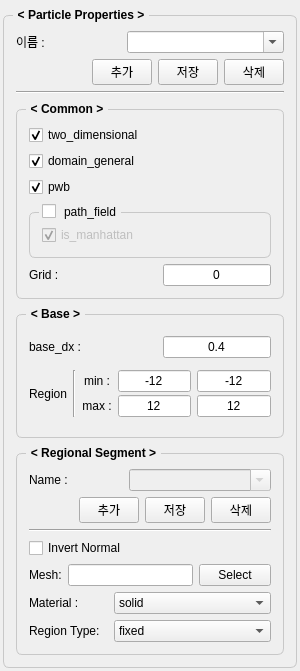
<?xml version="1.0" encoding="UTF-8"?>
<ui version="4.0">
 <class>ParticleForm</class>
 <widget class="QWidget" name="ParticleForm">
  <property name="geometry">
   <rect>
    <x>0</x>
    <y>0</y>
    <width>300</width>
    <height>671</height>
   </rect>
  </property>
  <property name="sizePolicy">
   <sizepolicy hsizetype="Preferred" vsizetype="Preferred">
    <horstretch>0</horstretch>
    <verstretch>0</verstretch>
   </sizepolicy>
  </property>
  <property name="font">
   <font>
    <pointsize>9</pointsize>
   </font>
  </property>
  <property name="windowTitle">
   <string>Form</string>
  </property>
  <layout class="QVBoxLayout" name="verticalLayout">
   <property name="leftMargin">
    <number>3</number>
   </property>
   <property name="topMargin">
    <number>6</number>
   </property>
   <property name="rightMargin">
    <number>3</number>
   </property>
   <property name="bottomMargin">
    <number>3</number>
   </property>
   <item>
    <widget class="QGroupBox" name="groupBox">
     <property name="maximumSize">
      <size>
       <width>16777215</width>
       <height>16777215</height>
      </size>
     </property>
     <property name="font">
      <font>
       <pointsize>9</pointsize>
       <bold>true</bold>
      </font>
     </property>
     <property name="styleSheet">
      <string notr="true">QGroupBox {
    border: 1px solid;
    border-radius: 6;
    margin-top: 9;
    border-color : #c8c8c8;
	padding: 3;   
}
QGroupBox::title {
    subcontrol-origin: margin;
    subcontrol-position: top left;
    left: 10;
    padding: 2 3;
}</string>
     </property>
     <property name="title">
      <string>&lt; Particle Properties &gt;</string>
     </property>
     <layout class="QVBoxLayout" name="verticalLayout_2">
      <property name="spacing">
       <number>6</number>
      </property>
      <property name="leftMargin">
       <number>9</number>
      </property>
      <property name="topMargin">
       <number>12</number>
      </property>
      <property name="rightMargin">
       <number>9</number>
      </property>
      <item>
       <layout class="QHBoxLayout" name="horizontalLayout_11" stretch="2,3">
        <item>
         <widget class="QLabel" name="label_16">
          <property name="font">
           <font>
            <pointsize>9</pointsize>
           </font>
          </property>
          <property name="text">
           <string>이름 :</string>
          </property>
         </widget>
        </item>
        <item>
         <widget class="QComboBox" name="comboBox_name">
          <property name="font">
           <font>
            <pointsize>9</pointsize>
           </font>
          </property>
          <property name="editable">
           <bool>true</bool>
          </property>
          <property name="maxVisibleItems">
           <number>10</number>
          </property>
         </widget>
        </item>
       </layout>
      </item>
      <item>
       <layout class="QHBoxLayout" name="horizontalLayout_12" stretch="1,0,0,0">
        <property name="leftMargin">
         <number>0</number>
        </property>
        <property name="topMargin">
         <number>0</number>
        </property>
        <item>
         <spacer name="horizontalSpacer_3">
          <property name="font">
           <font>
            <pointsize>9</pointsize>
           </font>
          </property>
          <property name="orientation">
           <enum>Qt::Orientation::Horizontal</enum>
          </property>
          <property name="sizeHint" stdset="0">
           <size>
            <width>40</width>
            <height>0</height>
           </size>
          </property>
         </spacer>
        </item>
        <item>
         <widget class="QPushButton" name="pushButton_add">
          <property name="sizePolicy">
           <sizepolicy hsizetype="Minimum" vsizetype="Fixed">
            <horstretch>0</horstretch>
            <verstretch>0</verstretch>
           </sizepolicy>
          </property>
          <property name="maximumSize">
           <size>
            <width>60</width>
            <height>16777215</height>
           </size>
          </property>
          <property name="font">
           <font>
            <pointsize>9</pointsize>
           </font>
          </property>
          <property name="text">
           <string>추가</string>
          </property>
         </widget>
        </item>
        <item>
         <widget class="QPushButton" name="pushButton_save">
          <property name="maximumSize">
           <size>
            <width>60</width>
            <height>16777215</height>
           </size>
          </property>
          <property name="font">
           <font>
            <pointsize>9</pointsize>
           </font>
          </property>
          <property name="text">
           <string>저장</string>
          </property>
         </widget>
        </item>
        <item>
         <widget class="QPushButton" name="pushButton_remove">
          <property name="maximumSize">
           <size>
            <width>60</width>
            <height>16777215</height>
           </size>
          </property>
          <property name="font">
           <font>
            <pointsize>9</pointsize>
           </font>
          </property>
          <property name="text">
           <string>삭제</string>
          </property>
         </widget>
        </item>
       </layout>
      </item>
      <item>
       <widget class="Line" name="line">
        <property name="font">
         <font>
          <pointsize>9</pointsize>
         </font>
        </property>
        <property name="orientation">
         <enum>Qt::Orientation::Horizontal</enum>
        </property>
       </widget>
      </item>
      <item>
       <widget class="QGroupBox" name="groupBox_4">
        <property name="maximumSize">
         <size>
          <width>16777215</width>
          <height>16777215</height>
         </size>
        </property>
        <property name="font">
         <font>
          <pointsize>9</pointsize>
          <bold>true</bold>
         </font>
        </property>
        <property name="styleSheet">
         <string notr="true">QGroupBox {
    border: 1px solid;
    border-radius: 6;
    margin-top: 9;
    border-color : #c8c8c8;
	padding: 3;   
}
QGroupBox::title {
    subcontrol-origin: margin;
    subcontrol-position: top left;
    left: 10;
    padding: 2 3;
}</string>
        </property>
        <property name="title">
         <string>&lt; Common &gt;</string>
        </property>
        <layout class="QVBoxLayout" name="verticalLayout_5">
         <property name="spacing">
          <number>6</number>
         </property>
         <property name="leftMargin">
          <number>9</number>
         </property>
         <property name="topMargin">
          <number>12</number>
         </property>
         <property name="rightMargin">
          <number>9</number>
         </property>
         <item>
          <widget class="QCheckBox" name="checkBox_two_dimensional">
           <property name="font">
            <font>
             <pointsize>9</pointsize>
            </font>
           </property>
           <property name="text">
            <string>two_dimensional</string>
           </property>
           <property name="checked">
            <bool>true</bool>
           </property>
          </widget>
         </item>
         <item>
          <widget class="QCheckBox" name="checkBox_domain_general">
           <property name="font">
            <font>
             <pointsize>9</pointsize>
            </font>
           </property>
           <property name="text">
            <string>domain_general</string>
           </property>
           <property name="checked">
            <bool>true</bool>
           </property>
          </widget>
         </item>
         <item>
          <widget class="QCheckBox" name="checkBox_pwb">
           <property name="font">
            <font>
             <pointsize>9</pointsize>
            </font>
           </property>
           <property name="text">
            <string>pwb</string>
           </property>
           <property name="checked">
            <bool>true</bool>
           </property>
          </widget>
         </item>
         <item>
          <widget class="QGroupBox" name="groupBox_path_field">
           <property name="title">
            <string>path_field</string>
           </property>
           <property name="checkable">
            <bool>true</bool>
           </property>
           <property name="checked">
            <bool>false</bool>
           </property>
           <layout class="QGridLayout" name="gridLayout_2">
            <item row="0" column="0">
             <widget class="QCheckBox" name="checkBox_is_manhattan">
              <property name="font">
               <font>
                <pointsize>9</pointsize>
               </font>
              </property>
              <property name="text">
               <string>is_manhattan</string>
              </property>
              <property name="checked">
               <bool>true</bool>
              </property>
             </widget>
            </item>
           </layout>
          </widget>
         </item>
         <item>
          <layout class="QHBoxLayout" name="horizontalLayout_10" stretch="1,0">
           <item>
            <widget class="QLabel" name="label_15">
             <property name="font">
              <font>
               <pointsize>9</pointsize>
              </font>
             </property>
             <property name="text">
              <string>Grid :</string>
             </property>
            </widget>
           </item>
           <item>
            <widget class="QLineEdit" name="lineEdit_grid">
             <property name="maximumSize">
              <size>
               <width>16777215</width>
               <height>16777215</height>
              </size>
             </property>
             <property name="font">
              <font>
               <pointsize>9</pointsize>
              </font>
             </property>
             <property name="text">
              <string>0</string>
             </property>
             <property name="alignment">
              <set>Qt::AlignmentFlag::AlignCenter</set>
             </property>
            </widget>
           </item>
          </layout>
         </item>
        </layout>
       </widget>
      </item>
      <item>
       <widget class="QGroupBox" name="groupBox_3">
        <property name="maximumSize">
         <size>
          <width>16777215</width>
          <height>16777215</height>
         </size>
        </property>
        <property name="font">
         <font>
          <pointsize>9</pointsize>
          <bold>true</bold>
         </font>
        </property>
        <property name="styleSheet">
         <string notr="true">QGroupBox {
    border: 1px solid;
    border-radius: 6;
    margin-top: 9;
    border-color : #c8c8c8;
	padding: 3;   
}
QGroupBox::title {
    subcontrol-origin: margin;
    subcontrol-position: top left;
    left: 10;
    padding: 2 3;
}</string>
        </property>
        <property name="title">
         <string>&lt; Base &gt;</string>
        </property>
        <layout class="QVBoxLayout" name="verticalLayout_4">
         <property name="spacing">
          <number>6</number>
         </property>
         <property name="leftMargin">
          <number>9</number>
         </property>
         <property name="topMargin">
          <number>12</number>
         </property>
         <property name="rightMargin">
          <number>9</number>
         </property>
         <item>
          <layout class="QHBoxLayout" name="horizontalLayout_8" stretch="1,0">
           <item>
            <widget class="QLabel" name="label_14">
             <property name="font">
              <font>
               <pointsize>9</pointsize>
              </font>
             </property>
             <property name="text">
              <string>base_dx :</string>
             </property>
            </widget>
           </item>
           <item>
            <widget class="QLineEdit" name="lineEdit_base_dx">
             <property name="maximumSize">
              <size>
               <width>16777215</width>
               <height>16777215</height>
              </size>
             </property>
             <property name="font">
              <font>
               <pointsize>9</pointsize>
              </font>
             </property>
             <property name="text">
              <string>0.4</string>
             </property>
             <property name="alignment">
              <set>Qt::AlignmentFlag::AlignCenter</set>
             </property>
            </widget>
           </item>
          </layout>
         </item>
         <item>
          <layout class="QHBoxLayout" name="horizontalLayout_6" stretch="1,0,0">
           <item>
            <widget class="QLabel" name="label_25">
             <property name="font">
              <font>
               <pointsize>9</pointsize>
              </font>
             </property>
             <property name="text">
              <string>Region</string>
             </property>
             <property name="alignment">
              <set>Qt::AlignmentFlag::AlignLeading|Qt::AlignmentFlag::AlignLeft|Qt::AlignmentFlag::AlignVCenter</set>
             </property>
            </widget>
           </item>
           <item>
            <widget class="Line" name="line_2">
             <property name="font">
              <font>
               <pointsize>9</pointsize>
              </font>
             </property>
             <property name="orientation">
              <enum>Qt::Orientation::Vertical</enum>
             </property>
            </widget>
           </item>
           <item>
            <layout class="QGridLayout" name="gridLayout_3">
             <property name="verticalSpacing">
              <number>3</number>
             </property>
             <item row="0" column="0">
              <widget class="QLabel" name="label_26">
               <property name="font">
                <font>
                 <pointsize>9</pointsize>
                </font>
               </property>
               <property name="text">
                <string>min :</string>
               </property>
               <property name="alignment">
                <set>Qt::AlignmentFlag::AlignCenter</set>
               </property>
              </widget>
             </item>
             <item row="0" column="2">
              <widget class="QLineEdit" name="lineEdit_region_min_y">
               <property name="maximumSize">
                <size>
                 <width>100</width>
                 <height>16777215</height>
                </size>
               </property>
               <property name="font">
                <font>
                 <pointsize>9</pointsize>
                </font>
               </property>
               <property name="text">
                <string>-12</string>
               </property>
               <property name="alignment">
                <set>Qt::AlignmentFlag::AlignCenter</set>
               </property>
              </widget>
             </item>
             <item row="1" column="0">
              <widget class="QLabel" name="label_27">
               <property name="font">
                <font>
                 <pointsize>9</pointsize>
                </font>
               </property>
               <property name="text">
                <string>max :</string>
               </property>
               <property name="alignment">
                <set>Qt::AlignmentFlag::AlignCenter</set>
               </property>
              </widget>
             </item>
             <item row="1" column="2">
              <widget class="QLineEdit" name="lineEdit_region_max_y">
               <property name="maximumSize">
                <size>
                 <width>100</width>
                 <height>16777215</height>
                </size>
               </property>
               <property name="font">
                <font>
                 <pointsize>9</pointsize>
                </font>
               </property>
               <property name="text">
                <string>12</string>
               </property>
               <property name="alignment">
                <set>Qt::AlignmentFlag::AlignCenter</set>
               </property>
              </widget>
             </item>
             <item row="1" column="1">
              <widget class="QLineEdit" name="lineEdit_region_max_x">
               <property name="maximumSize">
                <size>
                 <width>100</width>
                 <height>16777215</height>
                </size>
               </property>
               <property name="font">
                <font>
                 <pointsize>9</pointsize>
                </font>
               </property>
               <property name="text">
                <string>12</string>
               </property>
               <property name="alignment">
                <set>Qt::AlignmentFlag::AlignCenter</set>
               </property>
              </widget>
             </item>
             <item row="0" column="1">
              <widget class="QLineEdit" name="lineEdit_region_min_x">
               <property name="maximumSize">
                <size>
                 <width>100</width>
                 <height>16777215</height>
                </size>
               </property>
               <property name="font">
                <font>
                 <pointsize>9</pointsize>
                </font>
               </property>
               <property name="text">
                <string>-12</string>
               </property>
               <property name="alignment">
                <set>Qt::AlignmentFlag::AlignCenter</set>
               </property>
              </widget>
             </item>
            </layout>
           </item>
          </layout>
         </item>
        </layout>
       </widget>
      </item>
      <item>
       <widget class="QGroupBox" name="groupBox_2">
        <property name="maximumSize">
         <size>
          <width>16777215</width>
          <height>16777215</height>
         </size>
        </property>
        <property name="font">
         <font>
          <pointsize>9</pointsize>
          <bold>true</bold>
         </font>
        </property>
        <property name="styleSheet">
         <string notr="true">QGroupBox {
    border: 1px solid;
    border-radius: 6;
    margin-top: 9;
    border-color : #c8c8c8;
	padding: 3;   
}
QGroupBox::title {
    subcontrol-origin: margin;
    subcontrol-position: top left;
    left: 10;
    padding: 2 3;
}</string>
        </property>
        <property name="title">
         <string>&lt; Regional Segment &gt;</string>
        </property>
        <layout class="QVBoxLayout" name="verticalLayout_3">
         <property name="spacing">
          <number>6</number>
         </property>
         <property name="topMargin">
          <number>12</number>
         </property>
         <item>
          <layout class="QHBoxLayout" name="horizontalLayout_13" stretch="2,3">
           <item>
            <widget class="QLabel" name="label_17">
             <property name="font">
              <font>
               <pointsize>9</pointsize>
              </font>
             </property>
             <property name="text">
              <string>Name :</string>
             </property>
            </widget>
           </item>
           <item>
            <widget class="QComboBox" name="comboBox_segment_name">
             <property name="enabled">
              <bool>false</bool>
             </property>
             <property name="font">
              <font>
               <pointsize>9</pointsize>
              </font>
             </property>
             <property name="editable">
              <bool>true</bool>
             </property>
             <property name="maxVisibleItems">
              <number>10</number>
             </property>
            </widget>
           </item>
          </layout>
         </item>
         <item>
          <layout class="QHBoxLayout" name="horizontalLayout_14" stretch="1,0,0,0">
           <property name="leftMargin">
            <number>0</number>
           </property>
           <property name="topMargin">
            <number>0</number>
           </property>
           <item>
            <spacer name="horizontalSpacer_4">
             <property name="font">
              <font>
               <pointsize>9</pointsize>
              </font>
             </property>
             <property name="orientation">
              <enum>Qt::Orientation::Horizontal</enum>
             </property>
             <property name="sizeHint" stdset="0">
              <size>
               <width>40</width>
               <height>0</height>
              </size>
             </property>
            </spacer>
           </item>
           <item>
            <widget class="QPushButton" name="pushButton_segment_add">
             <property name="sizePolicy">
              <sizepolicy hsizetype="Minimum" vsizetype="Fixed">
               <horstretch>0</horstretch>
               <verstretch>0</verstretch>
              </sizepolicy>
             </property>
             <property name="maximumSize">
              <size>
               <width>60</width>
               <height>16777215</height>
              </size>
             </property>
             <property name="font">
              <font>
               <pointsize>9</pointsize>
              </font>
             </property>
             <property name="text">
              <string>추가</string>
             </property>
            </widget>
           </item>
           <item>
            <widget class="QPushButton" name="pushButton_segment_save">
             <property name="maximumSize">
              <size>
               <width>60</width>
               <height>16777215</height>
              </size>
             </property>
             <property name="font">
              <font>
               <pointsize>9</pointsize>
              </font>
             </property>
             <property name="text">
              <string>저장</string>
             </property>
            </widget>
           </item>
           <item>
            <widget class="QPushButton" name="pushButton_segment_remove">
             <property name="maximumSize">
              <size>
               <width>60</width>
               <height>16777215</height>
              </size>
             </property>
             <property name="font">
              <font>
               <pointsize>9</pointsize>
              </font>
             </property>
             <property name="text">
              <string>삭제</string>
             </property>
            </widget>
           </item>
          </layout>
         </item>
         <item>
          <widget class="Line" name="line_3">
           <property name="font">
            <font>
             <pointsize>9</pointsize>
            </font>
           </property>
           <property name="orientation">
            <enum>Qt::Orientation::Horizontal</enum>
           </property>
          </widget>
         </item>
         <item>
          <widget class="QCheckBox" name="checkBox_interval_normal">
           <property name="font">
            <font>
             <pointsize>9</pointsize>
            </font>
           </property>
           <property name="text">
            <string>Invert Normal</string>
           </property>
          </widget>
         </item>
         <item>
          <layout class="QHBoxLayout" name="horizontalLayout_5" stretch="0,1,0">
           <item>
            <widget class="QLabel" name="label_5">
             <property name="font">
              <font>
               <pointsize>9</pointsize>
              </font>
             </property>
             <property name="text">
              <string>Mesh:</string>
             </property>
            </widget>
           </item>
           <item>
            <widget class="QLineEdit" name="lineEdit_segment_mesh_path">
             <property name="maximumSize">
              <size>
               <width>16777215</width>
               <height>16777215</height>
              </size>
             </property>
             <property name="font">
              <font>
               <pointsize>9</pointsize>
              </font>
             </property>
             <property name="text">
              <string/>
             </property>
             <property name="alignment">
              <set>Qt::AlignmentFlag::AlignLeading|Qt::AlignmentFlag::AlignLeft|Qt::AlignmentFlag::AlignVCenter</set>
             </property>
            </widget>
           </item>
           <item>
            <widget class="QPushButton" name="pushButton_mesh_select">
             <property name="maximumSize">
              <size>
               <width>72</width>
               <height>16777215</height>
              </size>
             </property>
             <property name="font">
              <font>
               <pointsize>9</pointsize>
              </font>
             </property>
             <property name="text">
              <string>Select</string>
             </property>
            </widget>
           </item>
          </layout>
         </item>
         <item>
          <layout class="QHBoxLayout" name="horizontalLayout_7" stretch="1,2">
           <item>
            <widget class="QLabel" name="label_6">
             <property name="font">
              <font>
               <pointsize>9</pointsize>
              </font>
             </property>
             <property name="text">
              <string>Material :</string>
             </property>
            </widget>
           </item>
           <item>
            <widget class="QComboBox" name="comboBox_segment_material">
             <item>
              <property name="text">
               <string>solid</string>
              </property>
             </item>
             <item>
              <property name="text">
               <string>fluid</string>
              </property>
             </item>
            </widget>
           </item>
          </layout>
         </item>
         <item>
          <layout class="QHBoxLayout" name="horizontalLayout_9" stretch="1,2">
           <item>
            <widget class="QLabel" name="label_7">
             <property name="font">
              <font>
               <pointsize>9</pointsize>
              </font>
             </property>
             <property name="text">
              <string>Region Type:</string>
             </property>
            </widget>
           </item>
           <item>
            <widget class="QComboBox" name="comboBox_segment_region_type">
             <item>
              <property name="text">
               <string>fixed</string>
              </property>
             </item>
             <item>
              <property name="text">
               <string>path_field</string>
              </property>
             </item>
            </widget>
           </item>
          </layout>
         </item>
        </layout>
       </widget>
      </item>
     </layout>
    </widget>
   </item>
  </layout>
 </widget>
 <tabstops>
  <tabstop>comboBox_name</tabstop>
  <tabstop>pushButton_add</tabstop>
  <tabstop>pushButton_save</tabstop>
  <tabstop>pushButton_remove</tabstop>
  <tabstop>checkBox_two_dimensional</tabstop>
  <tabstop>checkBox_domain_general</tabstop>
  <tabstop>lineEdit_grid</tabstop>
  <tabstop>lineEdit_base_dx</tabstop>
  <tabstop>lineEdit_region_min_x</tabstop>
  <tabstop>lineEdit_region_min_y</tabstop>
  <tabstop>lineEdit_region_max_x</tabstop>
  <tabstop>lineEdit_region_max_y</tabstop>
  <tabstop>lineEdit_segment_mesh_path</tabstop>
  <tabstop>pushButton_mesh_select</tabstop>
 </tabstops>
 <resources/>
 <connections/>
</ui>
